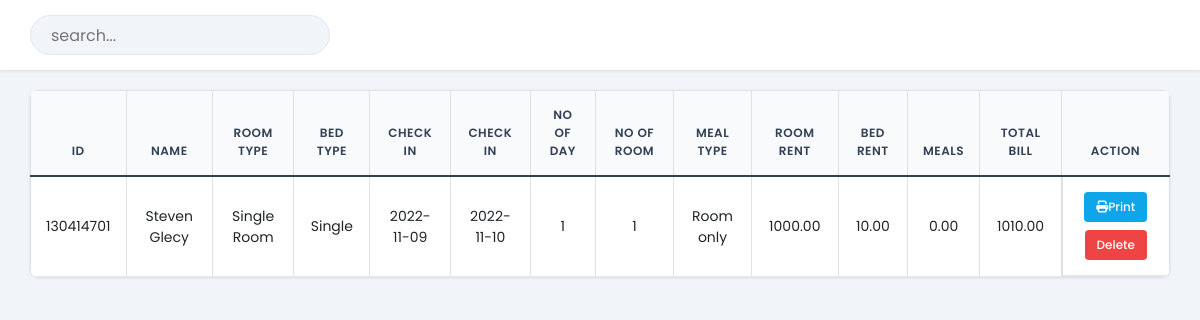
Page /admin/payment.php on the earlier database version.
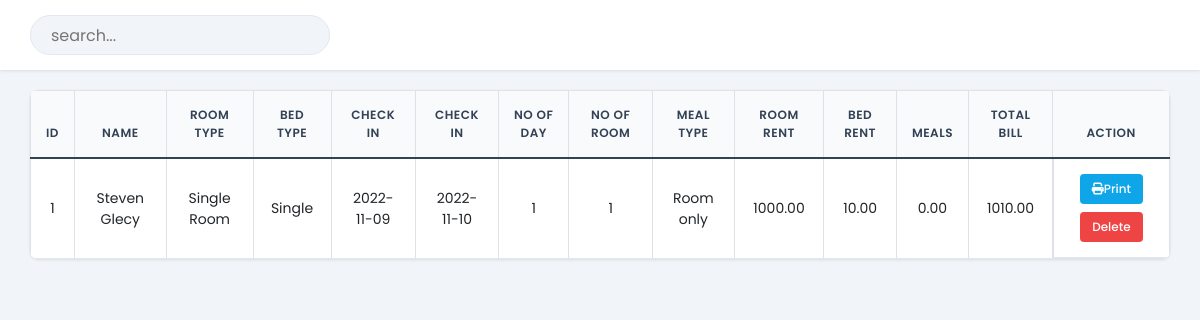
Same page on the later database version.
### tables this page shows
CREATE TABLE `payment` (
  `id` int(30) NOT NULL AUTO_INCREMENT,
  `Name` varchar(30) NOT NULL,
  `Email` varchar(30) NOT NULL,
  `RoomType` varchar(30) NOT NULL,
  `Bed` varchar(30) NOT NULL,
  `NoofRoom` int(30) NOT NULL,
  `cin` date NOT NULL,
  `cout` date NOT NULL,
  `noofdays` int(30) NOT NULL,
  `roomtotal` double(8,2) NOT NULL,
  `bedtotal` double(8,2) NOT NULL,
  `meal` varchar(30) NOT NULL,
  `mealtotal` double(8,2) NOT NULL,
  `finaltotal` double(8,2) NOT NULL,
  `booking_id` int(10) DEFAULT NULL,
  PRIMARY KEY (`id`),
  KEY `fk_payment_roombook` (`booking_id`),
  CONSTRAINT `fk_payment_roombook` FOREIGN KEY (`booking_id`) REFERENCES `roombook` (`id`) ON DELETE SET NULL ON UPDATE CASCADE
);

### admin/payment.php (the view, shortened to what this page needs)
<?php
    include '../config.php';
?>
<!DOCTYPE html>
<html lang="en">
<head>
    <link href="https://cdn.jsdelivr.net/npm/bootstrap@5.0.2/dist/css/bootstrap.min.css" rel="stylesheet">
    <link rel="stylesheet" href="https://cdnjs.cloudflare.com/ajax/libs/font-awesome/6.2.0/css/all.min.css"/>
	<link rel="stylesheet" href="css/roombook.css">
</head>
<body>
	<div class="searchsection">
        <input type="text" name="search_bar" id="search_bar" placeholder="search..." onkeyup="searchFun()">
    </div>
    <div class="roombooktable" class="table-responsive-xl">
        <?php
            $paymanttablesql = "SELECT * FROM payment";
            $paymantresult = mysqli_query($conn, $paymanttablesql);
        ?>
        <table class="table table-bordered" id="table-data">
            <thead>
                <tr>
                    <th scope="col">Id</th>
                    <th scope="col">Name</th>
                    <th scope="col">Room Type</th>
                    <th scope="col">Bed Type</th>
                    <th scope="col">Check In</th>
                    <th scope="col">Check In</th>
					<th scope="col">No of Day</th>
                    <th scope="col">No of Room</th>
					<th scope="col">Meal Type</th>
                    <th scope="col">Room Rent</th>
                    <th scope="col">Bed Rent</th>
                    <th scope="col">Meals</th>
					<th scope="col">Total Bill</th>
                    <th scope="col">Action</th>
                </tr>
            </thead>
            <tbody>
            <?php
            while ($res = mysqli_fetch_array($paymantresult)) {
            ?>
                <tr>
                    <td><?php echo $res['id'] ?></td>
                    <td><?php echo $res['Name'] ?></td>
                    <td><?php echo $res['RoomType'] ?></td>
                    <td><?php echo $res['Bed'] ?></td>
					<td><?php echo $res['cin'] ?></td>
                    <td><?php echo $res['cout'] ?></td>
					<td><?php echo $res['noofdays'] ?></td>
                    <td><?php echo $res['NoofRoom'] ?></td>
                    <td><?php echo $res['meal'] ?></td>
                    <td><?php echo $res['roomtotal'] ?></td>
					<td><?php echo $res['bedtotal'] ?></td>
					<td><?php echo $res['mealtotal'] ?></td>
					<td><?php echo $res['finaltotal'] ?></td>
                    <td class="action">
                        <a href="invoiceprint.php?id= <?php echo $res['id']?>"><button class="btn btn-primary"><i class="fa-solid fa-print"></i>Print</button></a>
						<a href="paymantdelete.php?id=<?php echo $res['id']?>"><button class="btn btn-danger">Delete</button></a>
                    </td>
                </tr>
            <?php
            }
            ?>
            </tbody>
        </table>
    </div>
</body>
</html>

### admin/css/roombook.css (style rules this page uses)
:root { --primary-color: #0ea5e9; --primary-hover: #0284c7; --success-color: #10b981; --danger-color: #ef4444; --bg-color: #f1f5f9; --card-bg: #ffffff; --text-color: #334155; --border-color: #e2e8f0; --shadow-sm: 0 1px 3px rgba(0,0,0,0.1); --radius: 8px; }
body { background-color: var(--bg-color); font-family: 'Poppins', sans-serif; color: var(--text-color); margin: 0; padding: 0; }
.searchsection { height: 70px; width: 100%; display: flex; justify-content: space-between; align-items: center; background-color: var(--card-bg); padding: 0 30px; box-shadow: var(--shadow-sm); position: fixed; top: 0; z-index: 500; }
#search_bar { height: 40px; width: 300px; border: 1px solid var(--border-color); background-color: var(--bg-color); padding-left: 20px; border-radius: 20px; outline: none; transition: all 0.3s; }
.roombooktable { margin-top: 90px; padding: 0 30px 30px 30px; width: 100%; }
.table { background-color: var(--card-bg); border-radius: var(--radius); overflow: hidden; box-shadow: var(--shadow-sm); border-collapse: collapse; width: 100%; }
.table thead th { background-color: #f8fafc; color: var(--text-color); font-weight: 600; text-transform: uppercase; font-size: 12px; letter-spacing: 0.5px; padding: 15px; border-bottom: 2px solid var(--border-color); text-align: center; }
.table tbody td { padding: 15px; border-bottom: 1px solid var(--border-color); text-align: center; vertical-align: middle; font-size: 14px; }
.action { display: flex; justify-content: center; gap: 8px; flex-wrap: wrap; }
.action button { border: none; border-radius: 4px; padding: 6px 12px; font-size: 12px; font-weight: 500; cursor: pointer; transition: 0.2s; color: white; }
.action .btn-primary { background-color: var(--primary-color); }
.action .btn-danger { background-color: var(--danger-color); }

Differences in the rows shown:
removed payment: id "130414701", Name "Steven Glecy", RoomType "Single Room", Bed "Single", cin "2022-11-09", cout "2022-11-10", noofdays "1", NoofRoom "1", meal "Room only", roomtotal "1000.00", bedtotal "10.00", mealtotal "0.00", finaltotal "1010.00"
added payment: id "1", Name "Steven Glecy", RoomType "Single Room", Bed "Single", cin "2022-11-09", cout "2022-11-10", noofdays "1", NoofRoom "1", meal "Room only", roomtotal "1000.00", bedtotal "10.00", mealtotal "0.00", finaltotal "1010.00"
